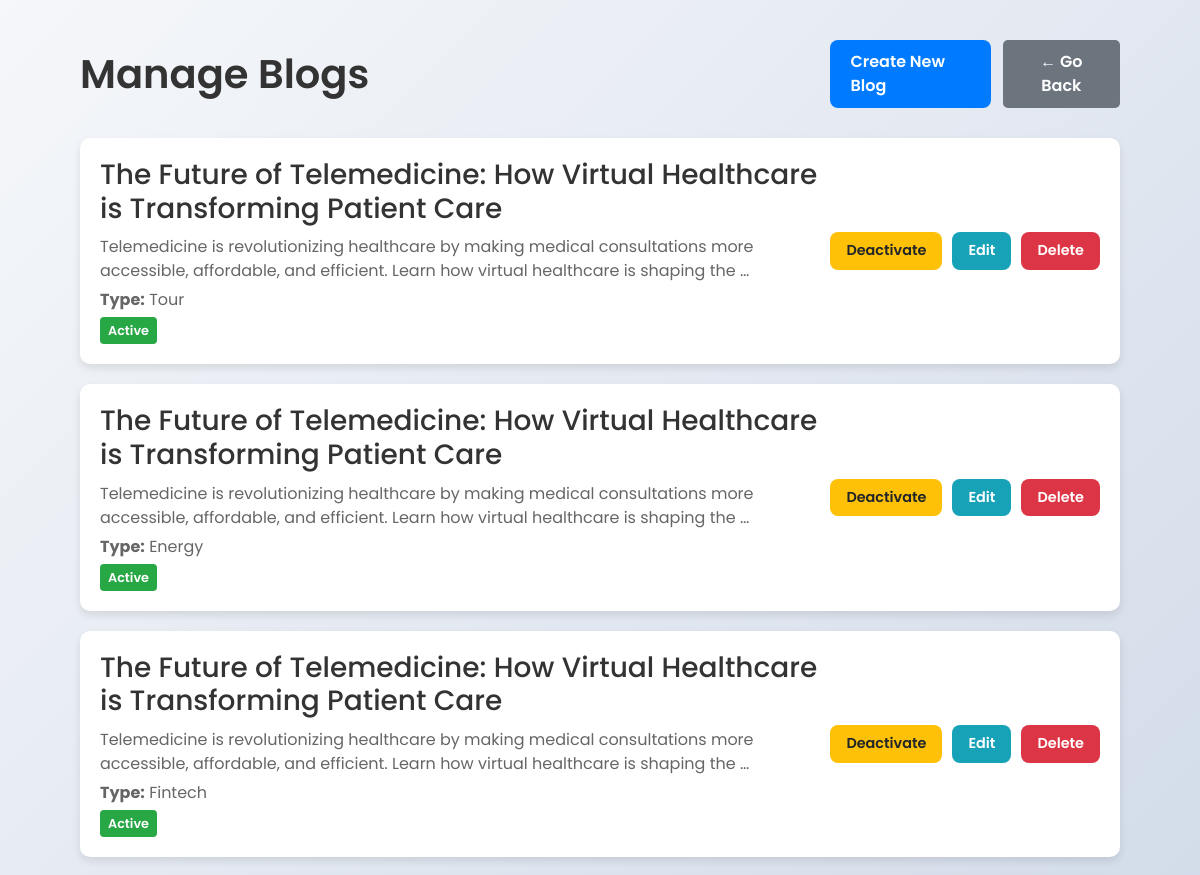
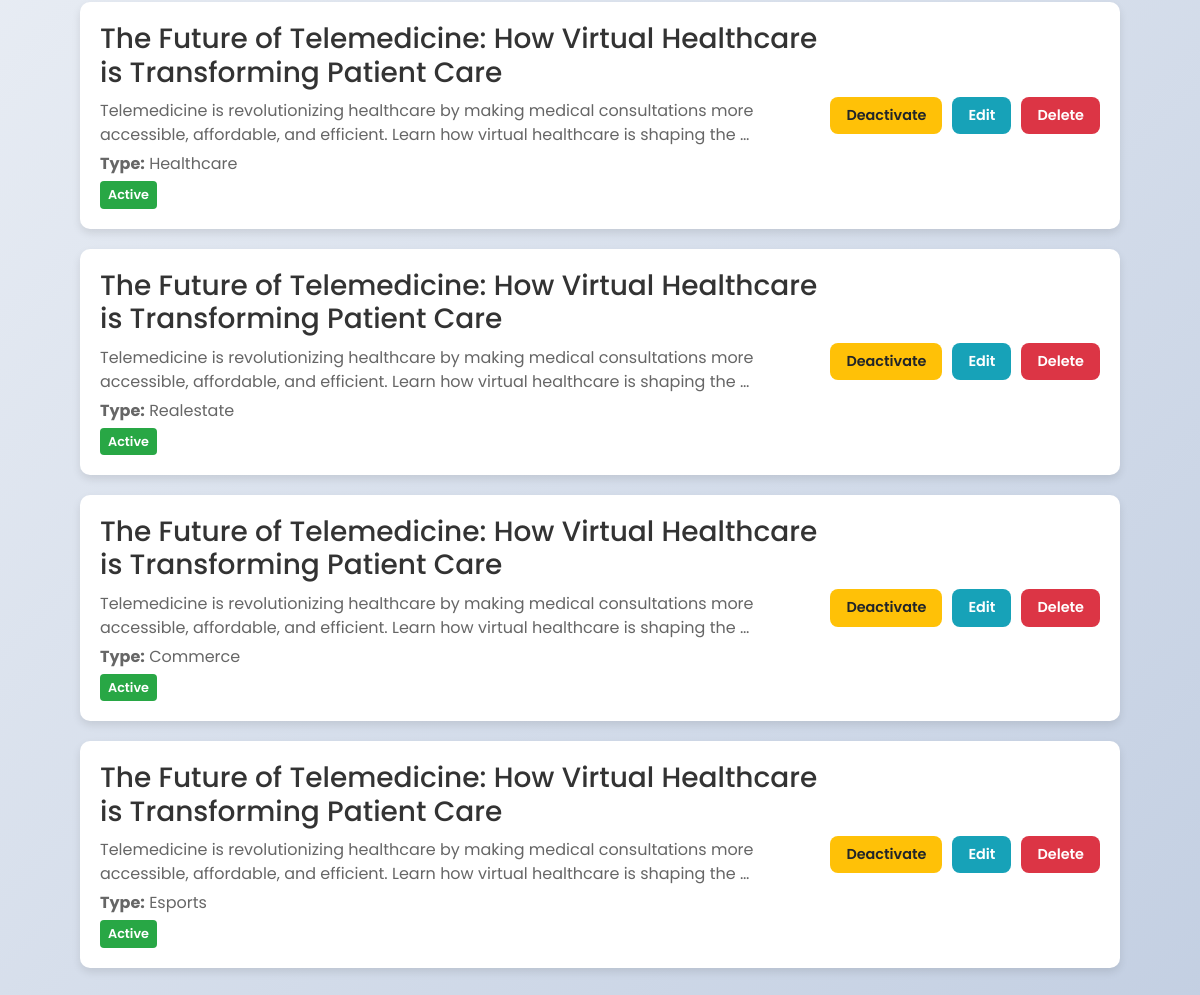
The app's page /blog/manage-blogs/ (signed in) with its own data (2 pictures, top to bottom).
### blog/models.py (models this page shows, shortened)
class Blog(models.Model):
    BLOG_TYPE_CHOICES = [
        ('commerce', 'commerce'),
        ('energy', 'energy'),
        ('esports', 'esports'),
        ('fintech', 'fintech'),
        ('healthcare', 'healthcare'),
        ('realestate', 'realestate'),
        ('tour', 'tour'),
    ]
    title = models.CharField(max_length=255)
    slug = models.SlugField(unique=False, blank=True)
    image = models.ImageField(upload_to="blog/images/blog_images")
    content = models.TextField()
    short_description = models.CharField(max_length=200, blank=True, null=True)
    category = models.CharField(max_length=100)
    published_date = models.DateTimeField(auto_now_add=True)
    author = models.CharField(max_length=100, default="Unknown Author")
    author_description = models.TextField(default="No description available.")
    author_image = models.ImageField(
    upload_to='blog/images/author_images/',
    default='blog/images/author_images/default_author_image.png',
    blank=True, null=True
    )
    active = models.BooleanField(default=True)
    tags = models.ManyToManyField(Tag, blank=True)
    blog_type = models.CharField(
        max_length=20, choices=BLOG_TYPE_CHOICES, default='healthcare'
    )  # Default value corrected

### blog/views.py (the view)
# urls.py: path("manage-blogs/", views.manage_blogs, name="manage_blogs"),
def manage_blogs(request):
    if not request.user.is_superuser:
        messages.error(request, "You are not authorized to upload blogs.")
        return redirect('home')
    """
    View to manage all blogs (list, toggle status, edit, delete)
    """
    blogs = Blog.objects.all().order_by("-published_date")
    return render(request, 'manage_blogs.html', {'blogs': blogs})

### blog/templates/manage_blogs.html (shortened to what this page needs)
{% load static %}
<!DOCTYPE html>
<html lang="en">
<head>
    <link href="https://cdn.jsdelivr.net/npm/bootstrap@5.3.0-alpha1/dist/css/bootstrap.min.css" rel="stylesheet">
    <link rel="stylesheet" href="{% static 'css/formstyle.css' %}">
</head>
<body>
    <div class="container">
        <div class="header">
            <h1>Manage Blogs</h1>
            <div class="header-actions">
                <a href="{% url 'blog:form' %}" class="create-btn">Create New Blog</a>
                <button class="styled-button btnn_manage">
                    <a href="{% url 'dashboard' %}" class="logout-btn">← Go Back</a>
                </button>
            </div>
        </div>
        {% if blogs %}
            {% for blog in blogs %}
                <div class="blog-item">
                    <div class="blog-info">
                        <h3>{{ blog.title }}</h3>
                        <p>{{ blog.short_description|truncatewords:20 }}</p>
                        <p><strong>Type:</strong> {{ blog.blog_type|title }}</p>
                        <span class="status-badge {% if blog.active %}status-active{% else %}status-inactive{% endif %}">
                            {% if blog.active %}Active{% else %}Inactive{% endif %}
                        </span>
                    </div>
                    <div class="actions">
                        <form action="{% url 'blog:toggle_blog_status' blog.id %}" method="post">
                            <button type="submit" class="action-btn toggle-btn">
                                {% if blog.active %}Deactivate{% else %}Activate{% endif %}
                            </button>
                        </form>
                        <a href="{% url 'blog:edit_blog' blog.id %}">
                            <button type="button" class="action-btn edit-btn">Edit</button>
                        </a>
                        <form action="{% url 'blog:delete_blog' blog.id %}" method="post" onsubmit="return confirm('Are you sure you want to delete this blog?');">
                            <button type="submit" class="action-btn delete-btn">Delete</button>
                        </form>
                    </div>
                </div>
            {% endfor %}
        {% else %}
            <div class="empty-state">
                <h2>No blogs found. Create your first blog!</h2>
                <a href="{% url 'blog:form' %}" class="create-btn">Create Blog</a>
            </div>
        {% endif %}
    </div>
</body>
</html>

### blog/static/css/formstyle.css (style rules this page uses)
body { font-family: 'Poppins', sans-serif; background: linear-gradient(135deg, #f5f7fa, #c3cfe2); color: #333; }
.container { width: 90%; max-width: 1200px; margin: 0 auto; padding: 40px 20px; }

### blog/templates/manage_blogs.html (style rules this page uses)
body { font-family: 'Poppins', sans-serif; background: linear-gradient(135deg, #f5f7fa, #c3cfe2); color: #333; }
.container { width: 90%; max-width: 1200px; margin: 0 auto; padding: 40px 20px; }
.header { display: flex; justify-content: space-between; align-items: center; margin-bottom: 30px; }
.header h1 { margin: 0; font-size: 2.5rem; color: #333; font-weight: 600; }
.create-btn { padding: 10px 20px; background: #007bff; color: #fff; border: none; border-radius: 8px; font-size: 1rem; font-weight: 600; cursor: pointer; transition: background 0.3s ease; text-decoration: none; margin-inline: 4%; }
.blog-item { background: #fff; border-radius: 10px; box-shadow: 0 4px 8px rgba(0, 0, 0, 0.1); padding: 20px; margin-bottom: 20px; display: flex; justify-content: space-between; align-items: center; }
.blog-info h3 { margin-top: 0; margin-bottom: 10px; color: #333; }
.blog-info p { margin-bottom: 5px; color: #666; }
.status-badge { display: inline-block; padding: 4px 8px; border-radius: 4px; font-size: 0.8rem; font-weight: 600; }
.status-active { background: #28a745; color: white; }
.actions { display: flex; gap: 10px; }
.action-btn { padding: 8px 16px; border: none; border-radius: 8px; font-size: 0.9rem; font-weight: 600; cursor: pointer; transition: all 0.3s ease; }
.toggle-btn { background: #ffc107; color: #212529; }
.edit-btn { background: #17a2b8; color: white; }
.delete-btn { background: #dc3545; color: white; }
button { margin: 0 auto; }
.styled-button { background-color: #6c757d; color: white; border: none; padding: 10px 20px; border-radius: 5px; cursor: pointer; text-decoration: none; }
.styled-button a { text-decoration: none; color: white; font-weight: 600; }
.header-actions { display: flex ; width: 29%; }

### records on screen
Blog: title "The Future of Telemedicine: How Virtual Healthcare is Transforming Patient Care", short_description "Telemedicine is revolutionizing healthcare by making medical consultations more accessible, affordable, and efficient. Learn how virtual healthcare is shaping the …", blog_type "Tour", active "Active"
Blog: title "The Future of Telemedicine: How Virtual Healthcare is Transforming Patient Care", short_description "Telemedicine is revolutionizing healthcare by making medical consultations more accessible, affordable, and efficient. Learn how virtual healthcare is shaping the …", blog_type "Energy", active "Active"
Blog: title "The Future of Telemedicine: How Virtual Healthcare is Transforming Patient Care", short_description "Telemedicine is revolutionizing healthcare by making medical consultations more accessible, affordable, and efficient. Learn how virtual healthcare is shaping the …", blog_type "Fintech", active "Active"
Blog: title "The Future of Telemedicine: How Virtual Healthcare is Transforming Patient Care", short_description "Telemedicine is revolutionizing healthcare by making medical consultations more accessible, affordable, and efficient. Learn how virtual healthcare is shaping the …", blog_type "Healthcare", active "Active"
Blog: title "The Future of Telemedicine: How Virtual Healthcare is Transforming Patient Care", short_description "Telemedicine is revolutionizing healthcare by making medical consultations more accessible, affordable, and efficient. Learn how virtual healthcare is shaping the …", blog_type "Realestate", active "Active"
Blog: title "The Future of Telemedicine: How Virtual Healthcare is Transforming Patient Care", short_description "Telemedicine is revolutionizing healthcare by making medical consultations more accessible, affordable, and efficient. Learn how virtual healthcare is shaping the …", blog_type "Commerce", active "Active"
Blog: title "The Future of Telemedicine: How Virtual Healthcare is Transforming Patient Care", short_description "Telemedicine is revolutionizing healthcare by making medical consultations more accessible, affordable, and efficient. Learn how virtual healthcare is shaping the …", blog_type "Esports", active "Active"
